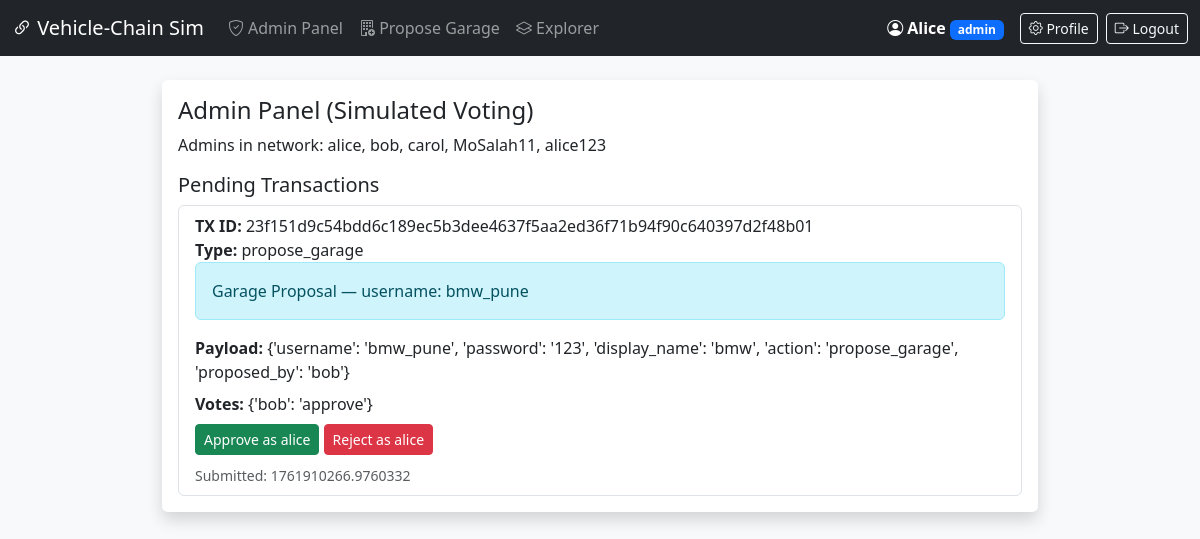
The page /admin (signed in) on the database its author committed.
### tables this page shows
CREATE TABLE users (
        id INTEGER PRIMARY KEY AUTOINCREMENT,
        username TEXT UNIQUE NOT NULL,
        password_hash TEXT NOT NULL,
        role TEXT NOT NULL DEFAULT 'user',
        display_name TEXT
    );

### app.py (the view)
@app.route("/admin")
@login_required
def admin_panel():
    user = current_user()
    pending = [tx for tx in bc.pending_transactions if tx["tx"]["type"] in ("register_vehicle", "propose_garage")]
    admins = bc.admins
    votes = bc.votes
    users = get_all_users()
    return render_template("admin_panel.html", pending=pending, admins=admins, votes=votes, user=user, users=users)

### app.py (called while the page is built)
def get_db():
    db = getattr(g, "_database", None)
    if db is None:
        db = g._database = sqlite3.connect(DB_PATH)
        db.row_factory = sqlite3.Row
    return db

def get_all_users():
    db = get_db()
    cur = db.cursor()
    cur.execute("SELECT id, username, role, display_name FROM users ORDER BY username")
    return cur.fetchall()

@app.teardown_appcontext
def close_connection(exception):
    db = getattr(g, "_database", None)
    if db is not None:
        db.close()

def current_user():
    if "username" in session:
        return {"username": session["username"], "role": session.get("role"), "display_name": session.get("display_name")}
    return None

def login_required(fn):
    from functools import wraps
    @wraps(fn)
    def wrapper(*args, **kwargs):
        if not current_user():
            flash("Please log in to continue.", "warning")
            return redirect(url_for("login", next=request.path))
        return fn(*args, **kwargs)
    return wrapper

### templates/admin_panel.html (shortened to what this page needs)
{% extends "base.html" %}
{% block content %}
<div class="p-3 bg-white rounded shadow">
  <h4>Admin Panel (Simulated Voting)</h4>
  <p>Admins in network: {{ admins|join(', ') }}</p>
  <h5>Pending Transactions</h5>
  {% if pending %}
    <div class="list-group">
      {% for tx in pending %}
        <div class="list-group-item">
          <div><strong>TX ID:</strong> {{ tx.tx_id }}</div>
          <div><strong>Type:</strong> {{ tx.tx.type }}</div>
            {% if tx.tx.type == 'propose_garage' %}
              <div class="alert alert-info">Garage Proposal — username: {{ tx.tx.payload.username }}</div>
            {% endif %}
          <div><strong>Payload:</strong> {{ tx.tx.payload }}</div>
          <div class="mt-2">
            <strong>Votes:</strong>
            <span id="votes-{{ tx.tx_id }}">
              {% set v = votes.get(tx.tx_id, {}) %}
              {{ v }}
            </span>
            <div class="mt-2">
              {% if user.role == 'admin' %}
                {% set voted = (user.username in (votes.get(tx.tx_id, {})|default({})).keys()) %}
                <button class="btn btn-sm btn-success vote-btn" data-tx="{{ tx.tx_id }}" data-vote="approve" {% if voted %}disabled{% endif %}>Approve as {{ user.username }}</button>
                <button class="btn btn-sm btn-danger vote-btn" data-tx="{{ tx.tx_id }}" data-vote="reject" {% if voted %}disabled{% endif %}>Reject as {{ user.username }}</button>
              {% else %}
                <div class="text-muted">Login as an admin to vote.</div>
              {% endif %}
            </div>
            <div class="mt-2">
              <small class="text-muted">Submitted: {{ tx.time_submitted }}</small>
            </div>
          </div>
        </div>
      {% endfor %}
    </div>
  {% else %}
    <div class="alert alert-secondary">No pending transactions</div>
  {% endif %}
</div>
{% endblock %}

### templates/base.html (shortened to what this page needs)
<!doctype html>
<html>
<head>
  <link href="https://cdn.jsdelivr.net/npm/bootstrap@5.3.2/dist/css/bootstrap.min.css" rel="stylesheet">
  <link rel="stylesheet" href="https://cdn.jsdelivr.net/npm/bootstrap-icons@1.11.0/font/bootstrap-icons.css">
  <link rel="stylesheet" href="{{ url_for('static', filename='style.css') }}">
</head>
<body class="bg-light">
  <nav class="navbar navbar-expand-lg navbar-dark bg-dark">
    <div class="container-fluid">
      <a class="navbar-brand" href="{{ url_for('index') }}">
        <i class="bi bi-link-45deg"></i> Vehicle-Chain Sim
      </a>
      <div class="collapse navbar-collapse" id="navbarNav">
        <ul class="navbar-nav me-auto">
          {% if user %}
            {% if user.role == 'user' %}
              <li class="nav-item">
                <a class="nav-link" href="{{ url_for('add_vehicle') }}">
                  <i class="bi bi-car-front"></i> Register Vehicle
                </a>
              </li>
            {% elif user.role == 'admin' %}
              <li class="nav-item">
                <a class="nav-link" href="{{ url_for('admin_panel') }}">
                  <i class="bi bi-shield-check"></i> Admin Panel
                </a>
              </li>
              <li class="nav-item">
                <a class="nav-link" href="{{ url_for('add_garage') }}">
                  <i class="bi bi-building-add"></i> Propose Garage
                </a>
              </li>
            {% endif %}
          {% endif %}
          <li class="nav-item">
            <a class="nav-link" href="{{ url_for('explorer') }}">
              <i class="bi bi-layers"></i> Explorer
            </a>
          </li>
        </ul>
        <div class="d-flex align-items-center">
          {% if user %}
            <div class="text-white me-3">
              <i class="bi bi-person-circle"></i>
              <strong>{{ user.display_name or user.username }}</strong>
              <span class="badge bg-{{ 'primary' if user.role == 'admin' else ('success' if user.role == 'garage' else 'secondary') }}">
                {{ user.role }}
              </span>
            </div>
            <a class="btn btn-outline-light btn-sm me-2" href="{{ url_for('profile') }}">
              <i class="bi bi-gear"></i> Profile
            </a>
            <a class="btn btn-outline-light btn-sm" href="{{ url_for('logout') }}">
              <i class="bi bi-box-arrow-right"></i> Logout
            </a>
          {% else %}
            <a class="btn btn-outline-light btn-sm me-2" href="{{ url_for('login') }}">Login</a>
            <a class="btn btn-light btn-sm" href="{{ url_for('signup') }}">Sign up</a>
          {% endif %}
        </div>
      </div>
    </div>
  </nav>
  <div class="container py-4">
    {% block content %}{% endblock %}
  </div>
</body>
</html>

### static/style.css (style rules this page uses)
body { font-family: system-ui, -apple-system, "Segoe UI", Roboto, "Helvetica Neue", Arial; }
.container { max-width: 900px; }

### rows shown on the page
users: tx_id "23f151d9c54bdd6c189ec5b3dee4637f5aa2ed36f71b94f90c640397d2f48b01", tx.type "propose_garage", tx.payload.username "bmw_pune", tx.payload "{'username': 'bmw_pune', 'password': '123', 'display_name': 'bmw', 'action': 'propose_garage', 'proposed_by': 'bob'}", v "{'bob': 'approve'}", username "alice", time_submitted "1761910266.9760332"

### other values the page prints
{{ user.display_name or user.username }} "Alice"
{{ user.role }} "admin"
{{ admins|join(', ') }} "alice, bob, carol, MoSalah11, alice123"
